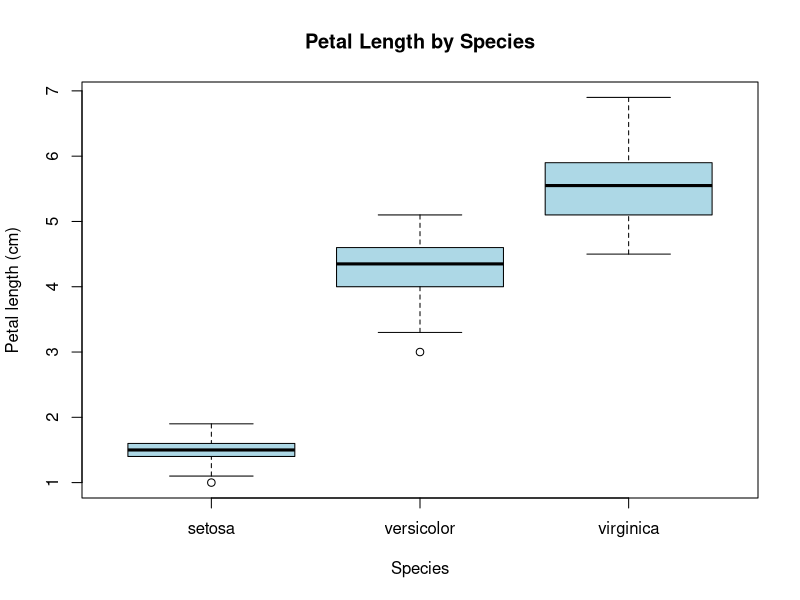
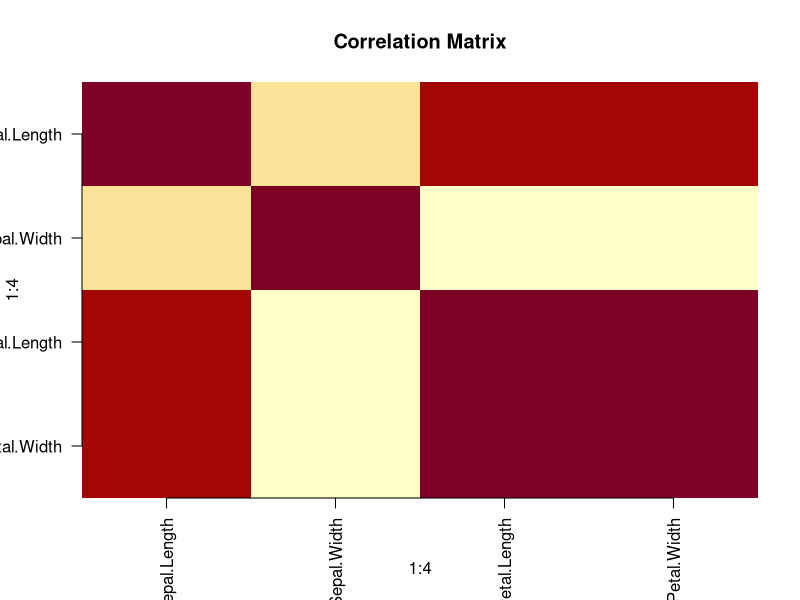
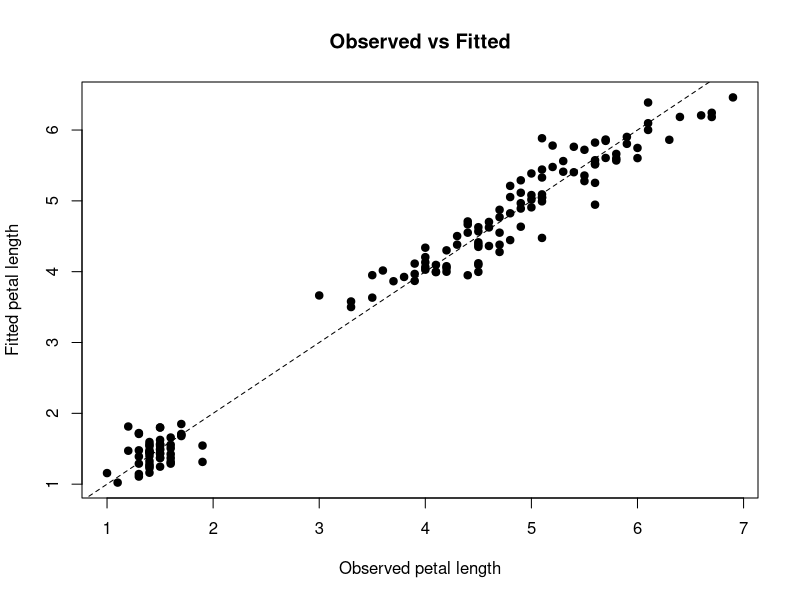
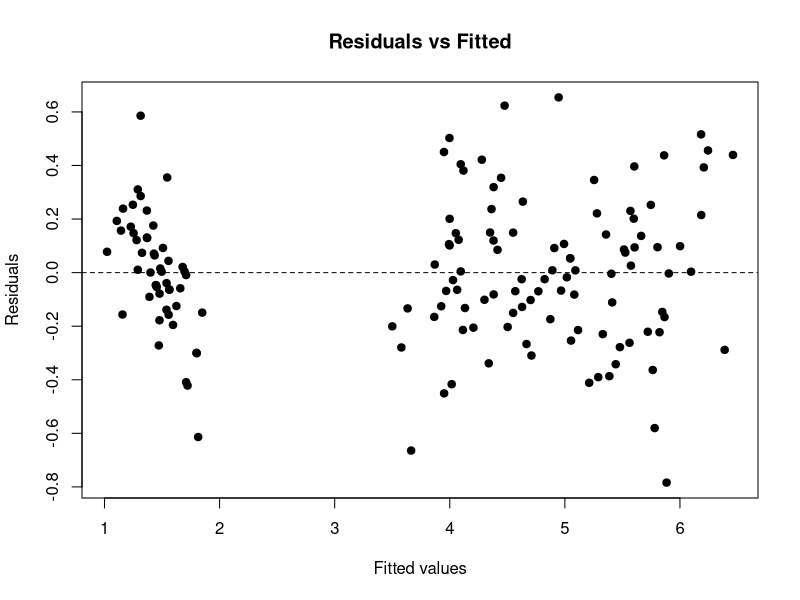
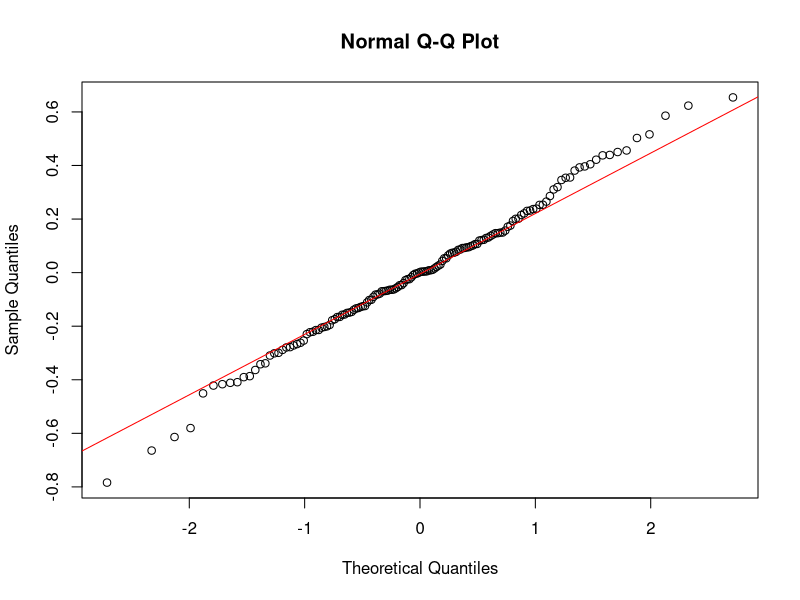

Recreate these plots in R, in order.
# Week 3: Statistical Analysis and Predictive Modeling using R
# Built-in iris dataset; base R only.
data("iris"); df <- iris
cat("Dimensions:",nrow(df),"rows x",ncol(df),"columns\n")
cat("Missing cells:",sum(is.na(df)),"\n"); str(df); summary(df)
num <- df[,c("Sepal.Length","Sepal.Width","Petal.Length","Petal.Width")]
cat("\nCorrelation matrix:\n"); print(round(cor(num),3))
print(cor.test(df$Sepal.Length,df$Petal.Length))
anova_fit <- aov(Petal.Length ~ Species,data=df); print(summary(anova_fit)); print(TukeyHSD(anova_fit)); print(shapiro.test(residuals(anova_fit)))
model <- lm(Petal.Length ~ Sepal.Length + Sepal.Width + Petal.Width + Species,data=df)
cat("\nRegression summary:\n"); print(summary(model)); print(shapiro.test(residuals(model)))
set.seed(42); train_idx <- sample(seq_len(nrow(df)),floor(.8*nrow(df))); train <- df[train_idx,]; test <- df[-train_idx,]
hold_model <- lm(Petal.Length ~ Sepal.Length + Sepal.Width + Petal.Width + Species,data=train); hold_pred <- predict(hold_model,newdata=test)
rmse <- sqrt(mean((test$Petal.Length-hold_pred)^2)); mae <- mean(abs(test$Petal.Length-hold_pred)); r2 <- 1-sum((test$Petal.Length-hold_pred)^2)/sum((test$Petal.Length-mean(test$Petal.Length))^2)
cat("Holdout RMSE:",rmse," MAE:",mae," R2:",r2,"\n")
set.seed(42); fold_id <- sample(rep(1:5,length.out=nrow(df))); cv <- data.frame(Fold=1:5,RMSE=NA_real_,MAE=NA_real_,R2=NA_real_)
for(k in 1:5){ tr<-df[fold_id!=k,]; te<-df[fold_id==k,]; fit<-lm(Petal.Length ~ Sepal.Length+Sepal.Width+Petal.Width+Species,data=tr); pr<-predict(fit,newdata=te); cv$RMSE[k]<-sqrt(mean((te$Petal.Length-pr)^2)); cv$MAE[k]<-mean(abs(te$Petal.Length-pr)); cv$R2[k]<-1-sum((te$Petal.Length-pr)^2)/sum((te$Petal.Length-mean(te$Petal.Length))^2) }
print(cv); print(colMeans(cv[,c("RMSE","MAE","R2")]))
png("week3_species_boxplot.png",1000,650,res=130); boxplot(Petal.Length~Species,data=df,col="lightblue",main="Petal Length by Species",xlab="Species",ylab="Petal length (cm)"); dev.off()
png("week3_correlation_matrix.png",1000,800,res=130); image(1:4,1:4,t(cor(num)[4:1,]),axes=FALSE,main="Correlation Matrix"); axis(1,1:4,labels=colnames(num),las=2); axis(2,1:4,labels=rev(colnames(num)),las=2); dev.off()
png("week3_observed_fitted.png",1000,650,res=130); plot(df$Petal.Length,fitted(model),pch=19,xlab="Observed petal length",ylab="Fitted petal length",main="Observed vs Fitted"); abline(0,1,lty=2); dev.off()
png("week3_residuals_fitted.png",1000,650,res=130); plot(fitted(model),residuals(model),pch=19,xlab="Fitted values",ylab="Residuals",main="Residuals vs Fitted"); abline(h=0,lty=2); dev.off()
png("week3_qq_plot.png",1000,650,res=130); qqnorm(residuals(model),main="Normal Q-Q Plot"); qqline(residuals(model),col="red"); dev.off()
write.csv(cv,"week3_cv_metrics.csv",row.names=FALSE); cat("Saved diagnostic plots and cross-validation CSV.\n")
